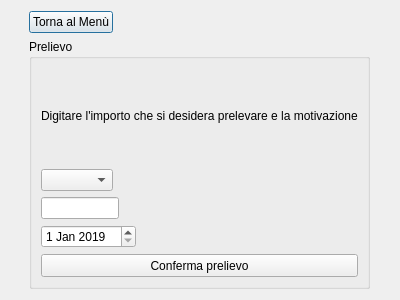
<?xml version="1.0" encoding="UTF-8"?>
<ui version="4.0">
 <class>UscitaView</class>
 <widget class="QDialog" name="UscitaView">
  <property name="geometry">
   <rect>
    <x>0</x>
    <y>0</y>
    <width>400</width>
    <height>300</height>
   </rect>
  </property>
  <property name="windowTitle">
   <string>Prelievo</string>
  </property>
  <layout class="QGridLayout" name="gridLayout">
   <item row="0" column="1">
    <widget class="QPushButton" name="pushButton_2">
     <property name="sizePolicy">
      <sizepolicy hsizetype="Fixed" vsizetype="Fixed">
       <horstretch>0</horstretch>
       <verstretch>0</verstretch>
      </sizepolicy>
     </property>
     <property name="cursor">
      <cursorShape>PointingHandCursor</cursorShape>
     </property>
     <property name="text">
      <string>Torna al Menù</string>
     </property>
     <property name="shortcut">
      <string>Ctrl+Backspace</string>
     </property>
    </widget>
   </item>
   <item row="1" column="1">
    <widget class="QGroupBox" name="groupBox">
     <property name="sizePolicy">
      <sizepolicy hsizetype="Preferred" vsizetype="Preferred">
       <horstretch>0</horstretch>
       <verstretch>0</verstretch>
      </sizepolicy>
     </property>
     <property name="title">
      <string>Prelievo</string>
     </property>
     <layout class="QVBoxLayout" name="verticalLayout_2">
      <item>
       <widget class="QLabel" name="label">
        <property name="text">
         <string>Digitare l'importo che si desidera prelevare e la motivazione</string>
        </property>
       </widget>
      </item>
      <item>
       <widget class="QComboBox" name="comboBox">
        <property name="sizePolicy">
         <sizepolicy hsizetype="Fixed" vsizetype="Fixed">
          <horstretch>0</horstretch>
          <verstretch>0</verstretch>
         </sizepolicy>
        </property>
       </widget>
      </item>
      <item>
       <widget class="QLineEdit" name="lineEdit">
        <property name="sizePolicy">
         <sizepolicy hsizetype="Preferred" vsizetype="Fixed">
          <horstretch>0</horstretch>
          <verstretch>0</verstretch>
         </sizepolicy>
        </property>
        <property name="maximumSize">
         <size>
          <width>78</width>
          <height>16777215</height>
         </size>
        </property>
       </widget>
      </item>
      <item>
       <widget class="QDateEdit" name="dateEdit">
        <property name="sizePolicy">
         <sizepolicy hsizetype="Fixed" vsizetype="Fixed">
          <horstretch>0</horstretch>
          <verstretch>0</verstretch>
         </sizepolicy>
        </property>
        <property name="minimumDateTime">
         <datetime>
          <hour>0</hour>
          <minute>0</minute>
          <second>0</second>
          <year>1752</year>
          <month>10</month>
          <day>13</day>
         </datetime>
        </property>
        <property name="maximumDate">
         <date>
          <year>2019</year>
          <month>12</month>
          <day>31</day>
         </date>
        </property>
        <property name="date">
         <date>
          <year>2019</year>
          <month>1</month>
          <day>1</day>
         </date>
        </property>
       </widget>
      </item>
      <item>
       <widget class="QPushButton" name="pushButton">
        <property name="minimumSize">
         <size>
          <width>203</width>
          <height>23</height>
         </size>
        </property>
        <property name="cursor">
         <cursorShape>PointingHandCursor</cursorShape>
        </property>
        <property name="text">
         <string>Conferma prelievo</string>
        </property>
        <property name="shortcut">
         <string>Return</string>
        </property>
       </widget>
      </item>
     </layout>
    </widget>
   </item>
  </layout>
 </widget>
 <resources/>
 <connections/>
</ui>
